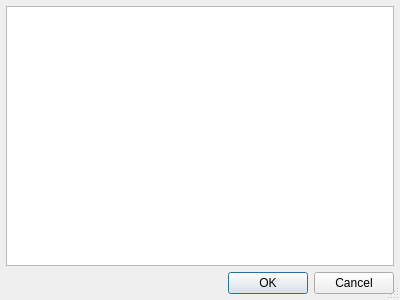
<?xml version="1.0" encoding="UTF-8"?>
<!--
  - *********************************************************************************
  - This file is part of the LibreCAD project, a 2D CAD program
  -
  - Copyright (C) 2025 LibreCAD.org
  - Copyright (C) 2025 sand1024
  -
  - This program is free software; you can redistribute it and/or
  - modify it under the terms of the GNU General Public License
  - as published by the Free Software Foundation; either version 2
  - of the License, or (at your option) any later version.
  -
  - This program is distributed in the hope that it will be useful,
  - but WITHOUT ANY WARRANTY; without even the implied warranty of
  - MERCHANTABILITY or FITNESS FOR A PARTICULAR PURPOSE.  See the
  - GNU General Public License for more details.
  -
  - You should have received a copy of the GNU General Public License
  - along with this program; if not, write to the Free Software
  - Foundation, Inc., 51 Franklin Street, Fifth Floor, Boston, MA  02110-1301, USA.
  - *********************************************************************************
  -->

<ui version="4.0">
    <class>LC_MultilineTextEditDialog</class>
    <widget class="QDialog" name="LC_MultilineTextEditDialog">
        <property name="geometry">
            <rect>
                <x>0</x>
                <y>0</y>
                <width>400</width>
                <height>300</height>
            </rect>
        </property>
        <property name="windowTitle">
            <string/>
        </property>
        <property name="sizeGripEnabled">
            <bool>true</bool>
        </property>
        <property name="modal">
            <bool>true</bool>
        </property>
        <layout class="QVBoxLayout" name="verticalLayout">
            <property name="leftMargin">
                <number>6</number>
            </property>
            <property name="topMargin">
                <number>6</number>
            </property>
            <property name="rightMargin">
                <number>6</number>
            </property>
            <property name="bottomMargin">
                <number>6</number>
            </property>
            <item>
                <widget class="QPlainTextEdit" name="plainTextEdit">
                    <property name="tabChangesFocus">
                        <bool>false</bool>
                    </property>
                    <property name="lineWrapMode">
                        <enum>QPlainTextEdit::WidgetWidth</enum>
                    </property>
                </widget>
            </item>
            <item>
                <widget class="QDialogButtonBox" name="buttonBox">
                    <property name="standardButtons">
                        <set>QDialogButtonBox::Cancel|QDialogButtonBox::Ok</set>
                    </property>
                    <property name="centerButtons">
                        <bool>false</bool>
                    </property>
                </widget>
            </item>
        </layout>
    </widget>
    <resources/>
    <connections/>
</ui>
